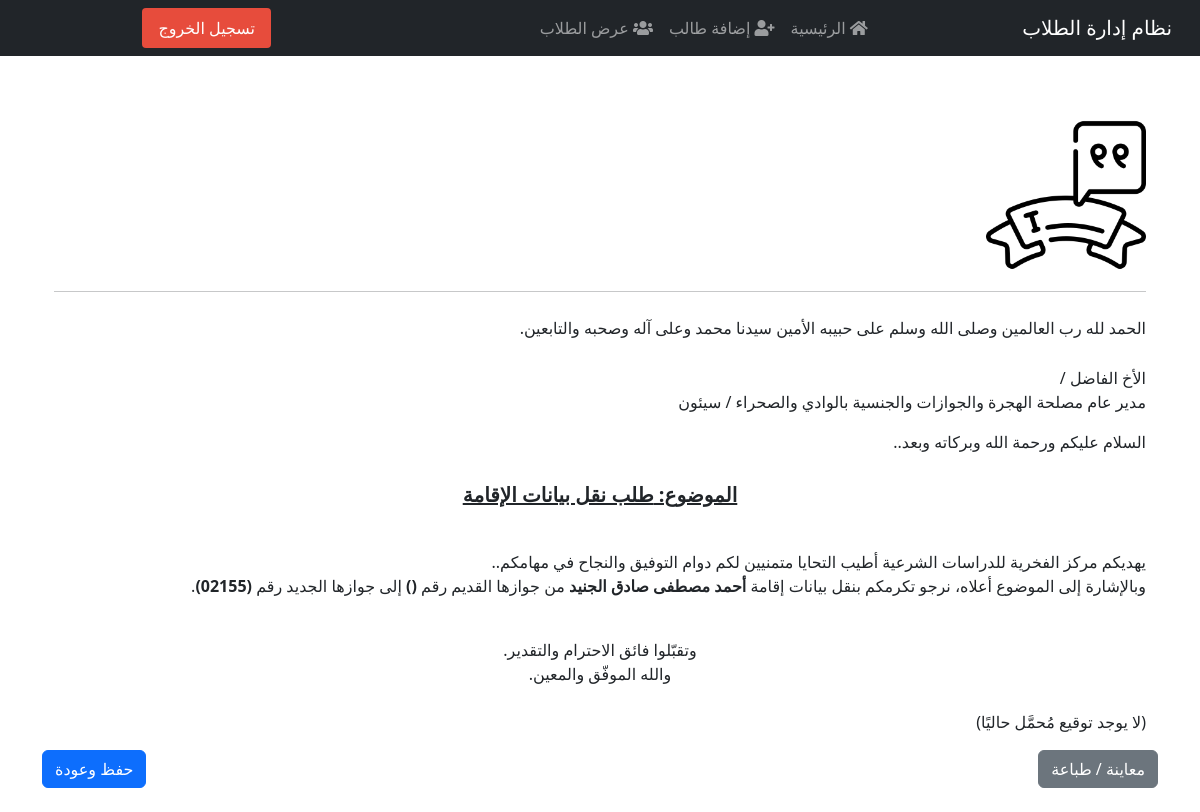
/18/directives/passport/transfer-residence/ (signed in), run on an earlier commit of the app's database.
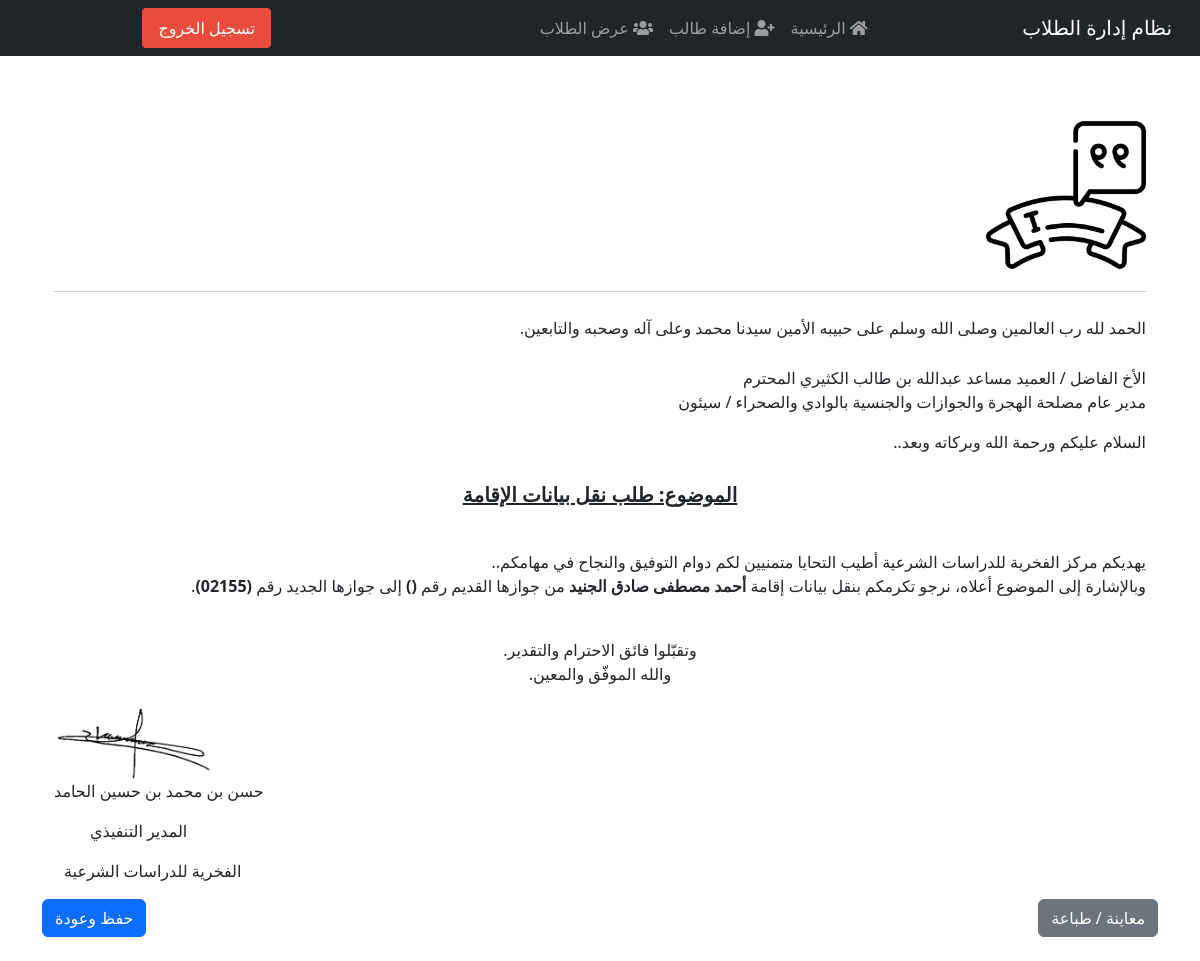
And on a later commit of the database.
### students/models.py (models this page shows, shortened)
class Student(models.Model):
    class Meta:
        verbose_name        = "الطالب"
        verbose_name_plural = "الطلاب"
    image = models.ImageField(upload_to='students_images/', blank=True, null=True, verbose_name="صورة الطالب")
    note = models.TextField(blank=True, null=True, verbose_name="ملاحظة")
    GENDER_CHOICES = [
        ('M', 'ذكر'),
        ('F', 'أنثى'),
    ]
    nationality = CountryField(verbose_name="الجنسية")
    MARITAL_STATUS_CHOICES = [
        ('single', 'أعزب'),
        ('married', 'متزوج'),
        ('divorced', 'مطلق'),
        ('widowed', 'أرمل'),
    ]
    first_name = models.CharField(max_length=100, verbose_name="الاسم الأول")
    last_name = models.CharField(max_length=100, verbose_name="اللقب")
    birth_date = models.DateField(verbose_name="تاريخ الميلاد")
    gender = models.CharField(max_length=1, choices=GENDER_CHOICES, verbose_name="الجنس")
    image = models.ImageField(upload_to='students_images/', blank=True, null=True, verbose_name="صورة الطالب")
    nationality = CountryField(verbose_name="الجنسية")
    job = models.CharField(max_length=100, verbose_name="الوظيفة", blank=True, null=True)
    marital_status = models.CharField(max_length=10, choices=MARITAL_STATUS_CHOICES, verbose_name="الحالة الاجتماعية")
    passport_number = models.CharField(max_length=50, blank=True, null=True, verbose_name="رقم الجواز")
    registration_number = models.CharField(max_length=50, blank=True, null=True, verbose_name="رقم التسجيل")
    place_of_issue = models.CharField(max_length=100, blank=True, null=True, verbose_name="مكان الإصدار")
    passport_number_old = models.CharField(max_length=50, blank=True, null=True)
    purpose = models.CharField(max_length=100, blank=True, null=True, verbose_name="الغرض")
    registration_place = models.CharField(max_length=100, blank=True, null=True, verbose_name="مكان التسجيل")
    visa_number = models.CharField(max_length=50, blank=True, null=True, verbose_name="رقم التأشيرة")
    date_of_issued = models.DateField(blank=True, null=True, verbose_name="تاريخ الإصدار")
    port_name = models.CharField(max_length=100, blank=True, null=True, verbose_name="اسم الميناء")
    date_of_registration = models.DateField(blank=True, null=True, verbose_name="تاريخ التسجيل")
    place_of_issued_residence = models.CharField(max_length=100, blank=True, null=True, verbose_name="مكان إصدار الإقامة")
    residence_number = models.CharField(max_length=50, blank=True, null=True, verbose_name="رقم الإقامة")
    residence_issue_place = models.CharField(max_length=100, blank=True, null=True, verbose_name="مكان إصدار الإقامة")
    residence_issued_date = models.DateField(blank=True, null=True, verbose_name="تاريخ إصدار الإقامة")
    residence_end_date = models.DateField(blank=True, null=True, verbose_name="تاريخ انتهاء الإقامة")
    reference_number = models.CharField(max_length=50, blank=True, null=True, verbose_name="الرقم المرجعي")
    entry_date = models.DateField(blank=True, null=True, verbose_name="تاريخ الدخول")
    end_date = models.DateField(blank=True, null=True, verbose_name="تاريخ المغادرة")
    registration_date = models.DateField(blank=True, null=True, verbose_name="تاريخ التسجيل")
    end_registration_date = models.DateField(blank=True, null=True, verbose_name="تاريخ انتهاء التسجيل")
    type_of_services = models.CharField(max_length=100, blank=True, null=True, verbose_name="نوع الخدمات")
    issuing_authority = models.CharField(max_length=100, blank=True, null=True, verbose_name="الجهة المصدرة")
    phone_number = models.CharField(max_length=20, blank=True, null=True, verbose_name="رقم الهاتف")
    companion_name = models.CharField(max_length=100, blank=True, null=True, verbose_name="اسم المرافق")
    companion_nationality = models.CharField(max_length=100, blank=True, null=True, verbose_name="جنسية المرافق")
    companion_relationship = models.CharField(max_length=100, blank=True, null=True, verbose_name="صلة القرابة")
    companion_passport_number = models.CharField(max_length=50, blank=True, null=True, verbose_name="رقم جواز المرافق")
    companion_residence_number = models.CharField(max_length=50, blank=True, null=True, verbose_name="رقم إقامة المرافق")
    companion_residence_end_date = models.DateField(blank=True, null=True, verbose_name="تاريخ انتهاء إقامة المرافق")
    note = models.TextField(blank=True, null=True, verbose_name="ملاحظة")
    class Meta:
        permissions = [
            ("can_create_correspondence", "Can create correspondence/letters"),
        ]

class Correspondent(models.Model):
    category = models.CharField(max_length=50, unique=True)
    name     = models.CharField(max_length=100)
    title    = models.CharField(max_length=100, blank=True)
    class Meta:
        verbose_name        = "الاسم"
        verbose_name_plural = "إدارة التوجيهات والمراسلات"

class ExecutiveDirector(models.Model):
    name      = models.CharField(max_length=100, verbose_name="اسم المدير التنفيذي")
    title     = models.CharField(max_length=100, blank=True, verbose_name="المنصب الوظيفي")
    institute     = models.CharField(max_length=100, blank=True, verbose_name="اسم المعهد")
    signature = models.ImageField(
        upload_to='signatures/',
        blank=True,
        null=True,
        verbose_name="توقيع المدير التنفيذي"
    )
    class Meta:
        verbose_name = "المدير التنفيذي"
        verbose_name_plural = "بيانات المدير التنفيذي"

### students/views.py (the view)
@login_required
@permission_required('students.can_create_correspondence', raise_exception=True)
def transfer_residence_letter(request, student_id):
    student = get_object_or_404(Student, pk=student_id)
    try:
        director = Correspondent.objects.get(category='مدير الجوازات')
        correspondent_name = director.name
        correspondent_title = director.title
    except Correspondent.DoesNotExist:
        correspondent_name = ''
        correspondent_title = ''
    exec_dir = ExecutiveDirector.objects.first()
    if exec_dir and exec_dir.signature:
        signature_url = exec_dir.signature.url
        exec_name = exec_dir.name
        exec_title = exec_dir.title
        exec_institute = exec_dir.institute
    else:
        signature_url = None
        exec_name = ''
        exec_title = ''
        exec_institute = ''
    subject_text = 'طلب نقل بيانات الإقامة'
    old_passport = student.passport_number_old or ''
    new_passport = student.passport_number or ''
    if request.method == 'POST':
        messages.success(request, 'تم حفظ المراسلة بنجاح.')
        return redirect('students:student_detail', student_id=student.id)
    context = {
        'student': student,
        'correspondent_name': correspondent_name,
        'correspondent_title': correspondent_title,
        'exec_name': exec_name,
        'exec_title': exec_title,
        'exec_institute': exec_institute,
        'signature_url': signature_url,
        'subject': subject_text,
        'old_passport': old_passport,
        'new_passport': new_passport,
    }
    return render(request, 'students/transfer_residence_letter.html', context)

### students/templates/students/transfer_residence_letter.html (shortened to what this page needs)
{% extends "students/base.html" %}
{% load static %}
{% block content %}
<div class="container mt-5">
  <div class="text-center-print mb-4">
    <img src="{% static 'images/logo.png' %}" alt="شعار المركز" class="logo-print" width="160px">
    <hr class="hr-print">
  </div>
    <p class="opining-txt">الحمد لله رب العالمين وصلى الله وسلم على حبيبه الأمين سيدنا محمد وعلى آله وصحبه والتابعين.</p>
    <p>
      الأخ الفاضل / <span class="bold-print">{{ correspondent_name }}</span>{% if correspondent_title %}, <span class="bold-print">{{ correspondent_title }}</span>{% endif %}<br>
      مدير عام مصلحة الهجرة والجوازات والجنسية بالوادي والصحراء / سيئون
    </p>
    <p class="opining-txt">السلام عليكم ورحمة الله وبركاته وبعد..</p>
    <p class="center-txt"><span>الموضوع: {{ subject }}</span></p>
    <br>
    <p>
      يهديكم مركز الفخرية للدراسات الشرعية أطيب التحايا متمنيين لكم دوام التوفيق والنجاح في مهامكم..<br>
      وبالإشارة إلى الموضوع أعلاه، نرجو تكرمكم بنقل بيانات إقامة  <strong>{{ student.first_name }} {{ student.last_name }}</strong>
      من جوازها القديم رقم <strong>({{ old_passport }})</strong> إلى جوازها الجديد رقم <strong>({{ new_passport }})</strong>.
    </p>
    <br>
    <p class="normal-center-txt">
      وتقبّلوا فائق الاحترام والتقدير.<br>
      والله الموفّق والمعين.
    </p>
  {% if signature_url %}
    <div class="text-signature-container">
      <img src="{{ signature_url }}" alt="توقيع المدير التنفيذي" class="signature-print" width="160px;">
      <p class="bold-print">{{ exec_name }}</p>
      <p class="ex-title">{{ exec_title }}</p>
      <p class="ex-institute">{{ exec_institute }}</p>
    </div>
  {% else %}
    <div class="text-center-print mt-4">
      <p class="no-signature-print">(لا يوجد توقيع مُحمَّل حاليًا)</p>
    </div>
  {% endif %}
</div>
<div class="d-flex justify-content-between mb-4 buttons-print">
  <button type="button" class="btn btn-secondary" onclick="window.print();">معاينة / طباعة</button>
  <button type="button" onclick="window.location.href='{% url 'student_detail' student.id %}'" class="btn btn-primary">حفظ وعودة</button>
</div>
{% endblock %}

### students/templates/students/base.html (shortened to what this page needs)
{% load static %}
<!DOCTYPE html>
<html lang="ar" dir="rtl">
<head>
    <link rel="stylesheet" href="https://cdn.jsdelivr.net/npm/bootstrap@5.3.0/dist/css/bootstrap.min.css">
    <link rel="stylesheet" href="{% static 'css/style.css' %}">
    <link href="https://cdn.jsdelivr.net/npm/bootstrap@5.3.0/dist/css/bootstrap.min.css" rel="stylesheet">
    <link href="https://cdn.jsdelivr.net/npm/bootstrap@5.3.0/dist/css/bootstrap.rtl.min.css" rel="stylesheet">
    <link rel="stylesheet" href="https://cdn.jsdelivr.net/npm/flatpickr/dist/flatpickr.min.css">
    <link rel="stylesheet" href="https://cdnjs.cloudflare.com/ajax/libs/font-awesome/5.15.4/css/all.min.css">
    <link rel="stylesheet" href="https://cdnjs.cloudflare.com/ajax/libs/lightbox2/2.11.3/css/lightbox.min.css">
</head>
<body>
       <nav class="navbar navbar-expand-lg navbar-dark bg-dark">
        <div class="container-fluid">
            <a class="navbar-brand" href="{% url 'home' %}">نظام إدارة الطلاب</a>
            <div class="collapse navbar-collapse" id="navbarNav">
                <ul class="navbar-nav me-auto mb-2 mb-lg-0">
                    <li class="nav-item">
                        <a class="nav-link" href="{% url 'home' %}">
                            <i class="fas fa-home"></i> الرئيسية
                        </a>
                    </li>
                    <li class="nav-item">
                        <a class="nav-link" href="{% url 'add_student' %}">
                            <i class="fas fa-user-plus"></i> إضافة طالب
                        </a>
                    </li>
                    <li class="nav-item">
                        <a class="nav-link" href="{% url 'student_list' %}">
                            <i class="fas fa-users"></i> عرض الطلاب
                        </a>
                    </li>                </ul>
                <ul class="navbar-nav ms-auto mb-2 mb-lg-0">
                    {% if user.is_authenticated %}
                        <li class="nav-item">
                            <form method="post" action="{% url 'logout' %}" style="display:inline;">
                                <button type="submit" class="logout-button">تسجيل الخروج</button>
                            </form>
                        </li>
                    {% else %}
                        <li class="nav-item">
                            <a class="nav-link" href="{% url 'login' %}">تسجيل الدخول</a>
                        </li>
                    {% endif %}
                </ul>
            </div>
        </div>
    </nav>
    <nav class="navbar navbar-dark>
        <div class="container">
    </nav>
    <div class="container mt-4">
        {% block content %}{% endblock %}
    </div>
</body>
</html>

### students/static/css/style.css (style rules this page uses)
body { font-family: 'Tajawal', sans-serif; text-align: right; }
.navbar-nav { margin-right: auto; }
nav.navbar.navbar-expand-lg.navbar-dark.bg-dark { margin-bottom: -15px !important; }
.logout-button { background-color: #e74c3c; color: white; border: none; padding: 0.5rem 1rem; font-size: 1rem; border-radius: 0.25rem; cursor: pointer; transition: background-color 0.2s ease; }
.opining-txt { padding-bottom: 10px; }
p.center-txt { text-align: center; font-size: 20px; font-weight: bold; text-decoration: underline; }
p.normal-center-txt { text-align: center; }
.text-signature-container { text-align: left; }
.ex-title { margin-left: 36px; }
.ex-institute { margin-left: 10px; }

What changed in the data, as far as the page shows it:
added Correspondent: name "العميد مساعد عبدالله بن طالب الكثيري المحترم"
added ExecutiveDirector: name "حسن بن محمد بن حسين الحامد", title "المدير التنفيذي", institute "الفخرية للدراسات الشرعية"
Also different on the page:
text no longer shown: "(لا يوجد توقيع مُحمَّل حاليًا)"
